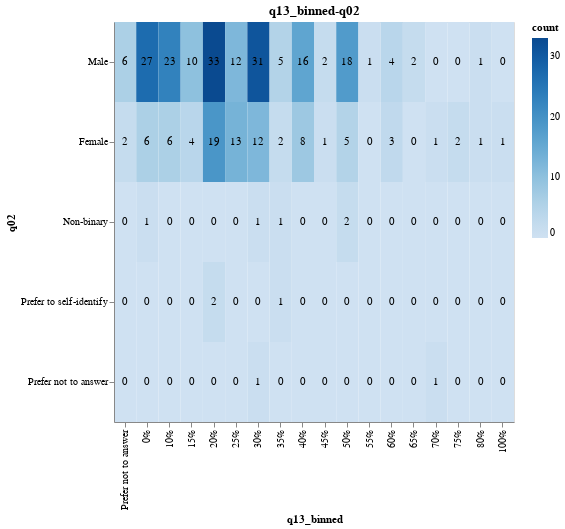
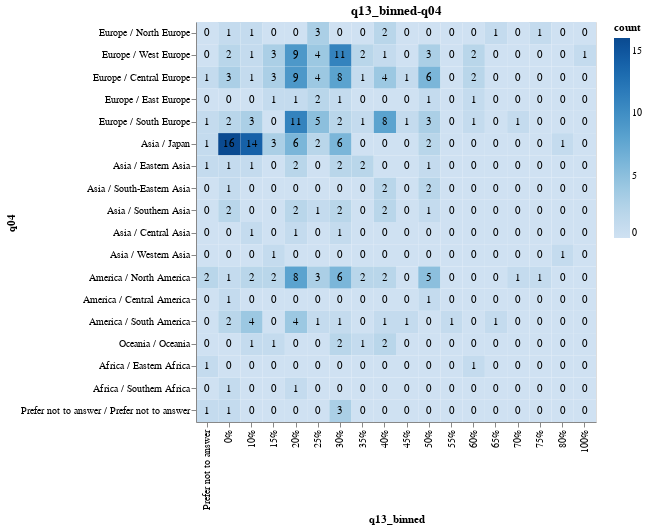
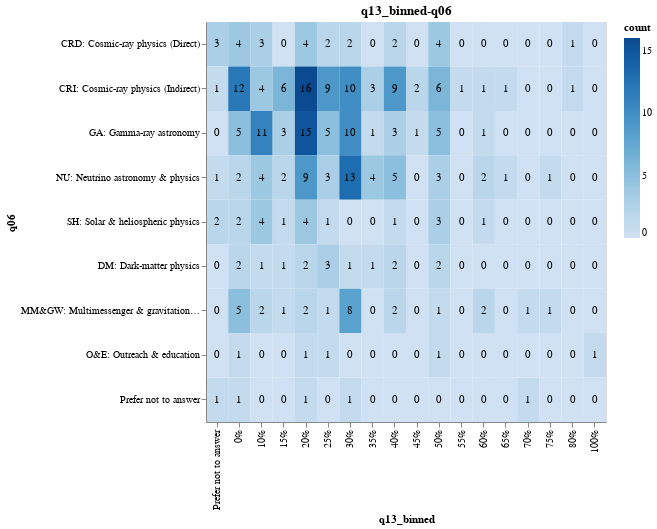
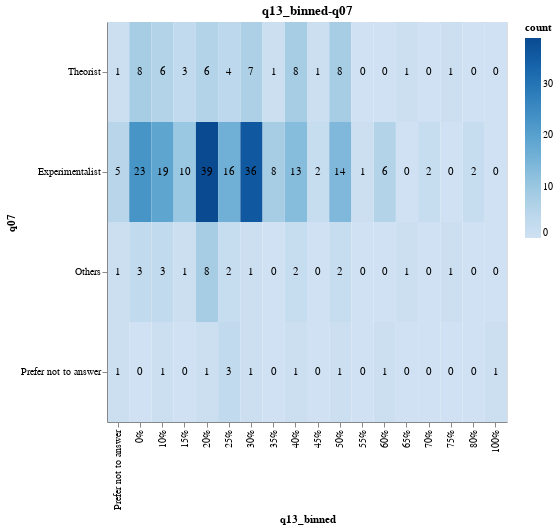

Notebook source saved alongside these figures, in order:
### Code cell
for name, hm in heatmaps.items():
    if name in list(p005.questions):
        hm.properties(
            title=name,
            width=400,
            height=400,
        ).display()

### Figure 1 — Vega-Lite specification as saved in the notebook (floating-point values rounded to 4 significant figures)
{"config": {"view": {"continuousWidth": 300, "continuousHeight": 300}}, "layer": [{"mark": {"type": "rect"}, "encoding": {"color": {"field": "count", "scale": {"scheme": "blues"}, "type": "quantitative"}, "x": {"field": "q13_binned", "sort": ["Prefer not to answer", "0%", "10%", "15%", "20%", "25%", "30%", "35%", "40%", "45%", "50%", "55%", "60%", "65%", "70%", "75%", "80%", "85%", "90%", "95%", "100%"], "type": "ordinal"}, "y": {"field": "q02", "sort": ["Male", "Female", "Non-binary", "Prefer to self-identify", "Prefer not to answer"], "type": "ordinal"}}}, {"mark": {"type": "text"}, "encoding": {"text": {"field": "count", "type": "quantitative"}, "x": {"field": "q13_binned", "sort": ["Prefer not to answer", "0%", "10%", "15%", "20%", "25%", "30%", "35%", "40%", "45%", "50%", "55%", "60%", "65%", "70%", "75%", "80%", "85%", "90%", "95%", "100%"], "type": "ordinal"}, "y": {"field": "q02", "sort": ["Male", "Female", "Non-binary", "Prefer to self-identify", "Prefer not to answer"], "type": "ordinal"}}}], "data": {"name": "data-a263cd4b11d043ee6b52a2e046af825b"}, "height": 400, "title": "q13_binned-q02", "width": 400, "$schema": "https://vega.github.io/schema/vega-lite/v5.8.0.json", "datasets": {"data-a263cd4b11d043ee6b52a2e046af825b": [{"q13_binned": "Prefer not to answer", "q02": "Male", "count": 6}, {"q13_binned": "0%", "q02": "Male", "count": 27}, {"q13_binned": "10%", "q02": "Male", "count": 23}, {"q13_binned": "15%", "q02": "Male", "count": 10}, {"q13_binned": "20%", "q02": "Male", "count": 33}, {"q13_binned": "25%", "q02": "Male", "count": 12}, {"q13_binned": "30%", "q02": "Male", "count": 31}, {"q13_binned": "35%", "q02": "Male", "count": 5}, {"q13_binned": "40%", "q02": "Male", "count": 16}, {"q13_binned": "45%", "q02": "Male", "count": 2}, {"q13_binned": "50%", "q02": "Male", "count": 18}, {"q13_binned": "55%", "q02": "Male", "count": 1}, {"q13_binned": "60%", "q02": "Male", "count": 4}, {"q13_binned": "65%", "q02": "Male", "count": 2}, {"q13_binned": "70%", "q02": "Male", "count": 0}, {"q13_binned": "75%", "q02": "Male", "count": 0}, {"q13_binned": "80%", "q02": "Male", "count": 1}, {"q13_binned": "100%", "q02": "Male", "count": 0}, {"q13_binned": "Prefer not to answer", "q02": "Female", "count": 2}, {"q13_binned": "0%", "q02": "Female", "count": 6}, {"q13_binned": "10%", "q02": "Female", "count": 6}, {"q13_binned": "15%", "q02": "Female", "count": 4}, {"q13_binned": "20%", "q02": "Female", "count": 19}, {"q13_binned": "25%", "q02": "Female", "count": 13}, {"q13_binned": "30%", "q02": "Female", "count": 12}, {"q13_binned": "35%", "q02": "Female", "count": 2}, {"q13_binned": "40%", "q02": "Female", "count": 8}, {"q13_binned": "45%", "q02": "Female", "count": 1}, {"q13_binned": "50%", "q02": "Female", "count": 5}, {"q13_binned": "55%", "q02": "Female", "count": 0}, {"q13_binned": "60%", "q02": "Female", "count": 3}, {"q13_binned": "65%", "q02": "Female", "count": 0}, {"q13_binned": "70%", "q02": "Female", "count": 1}, {"q13_binned": "75%", "q02": "Female", "count": 2}, {"q13_binned": "80%", "q02": "Female", "count": 1}, {"q13_binned": "100%", "q02": "Female", "count": 1}, {"q13_binned": "Prefer not to answer", "q02": "Non-binary", "count": 0}, {"q13_binned": "0%", "q02": "Non-binary", "count": 1}, {"q13_binned": "10%", "q02": "Non-binary", "count": 0}, {"q13_binned": "15%", "q02": "Non-binary", "count": 0}, {"q13_binned": "20%", "q02": "Non-binary", "count": 0}, {"q13_binned": "25%", "q02": "Non-binary", "count": 0}, {"q13_binned": "30%", "q02": "Non-binary", "count": 1}, {"q13_binned": "35%", "q02": "Non-binary", "count": 1}, {"q13_binned": "40%", "q02": "Non-binary", "count": 0}, {"q13_binned": "45%", "q02": "Non-binary", "count": 0}, {"q13_binned": "50%", "q02": "Non-binary", "count": 2}, {"q13_binned": "55%", "q02": "Non-binary", "count": 0}, {"q13_binned": "60%", "q02": "Non-binary", "count": 0}, {"q13_binned": "65%", "q02": "Non-binary", "count": 0}, {"q13_binned": "70%", "q02": "Non-binary", "count": 0}, {"q13_binned": "75%", "q02": "Non-binary", "count": 0}, {"q13_binned": "80%", "q02": "Non-binary", "count": 0}, {"q13_binned": "100%", "q02": "Non-binary", "count": 0}, {"q13_binned": "Prefer not to answer", "q02": "Prefer to self-identify", "count": 0}, {"q13_binned": "0%", "q02": "Prefer to self-identify", "count": 0}, {"q13_binned": "10%", "q02": "Prefer to self-identify", "count": 0}, {"q13_binned": "15%", "q02": "Prefer to self-identify", "count": 0}, {"q13_binned": "20%", "q02": "Prefer to self-identify", "count": 2}, {"q13_binned": "25%", "q02": "Prefer to self-identify", "count": 0}, {"q13_binned": "30%", "q02": "Prefer to self-identify", "count": 0}, {"q13_binned": "35%", "q02": "Prefer to self-identify", "count": 1}, {"q13_binned": "40%", "q02": "Prefer to self-identify", "count": 0}, {"q13_binned": "45%", "q02": "Prefer to self-identify", "count": 0}, {"q13_binned": "50%", "q02": "Prefer to self-identify", "count": 0}, {"q13_binned": "55%", "q02": "Prefer to self-identify", "count": 0}, {"q13_binned": "60%", "q02": "Prefer to self-identify", "count": 0}, {"q13_binned": "65%", "q02": "Prefer to self-identify", "count": 0}, {"q13_binned": "70%", "q02": "Prefer to self-identify", "count": 0}, {"q13_binned": "75%", "q02": "Prefer to self-identify", "count": 0}, {"q13_binned": "80%", "q02": "Prefer to self-identify", "count": 0}, {"q13_binned": "100%", "q02": "Prefer to self-identify", "count": 0}, {"q13_binned": "Prefer not to answer", "q02": "Prefer not to answer", "count": 0}, {"q13_binned": "0%", "q02": "Prefer not to answer", "count": 0}, {"q13_binned": "10%", "q02": "Prefer not to answer", "count": 0}, {"q13_binned": "15%", "q02": "Prefer not to answer", "count": 0}, {"q13_binned": "20%", "q02": "Prefer not to answer", "count": 0}, {"q13_binned": "25%", "q02": "Prefer not to answer", "count": 0}, {"q13_binned": "30%", "q02": "Prefer not to answer", "count": 1}, {"q13_binned": "35%", "q02": "Prefer not to answer", "count": 0}, {"q13_binned": "40%", "q02": "Prefer not to answer", "count": 0}, {"q13_binned": "45%", "q02": "Prefer not to answer", "count": 0}, {"q13_binned": "50%", "q02": "Prefer not to answer", "count": 0}, {"q13_binned": "55%", "q02": "Prefer not to answer", "count": 0}, {"q13_binned": "60%", "q02": "Prefer not to answer", "count": 0}, {"q13_binned": "65%", "q02": "Prefer not to answer", "count": 0}, {"q13_binned": "70%", "q02": "Prefer not to answer", "count": 1}, {"q13_binned": "75%", "q02": "Prefer not to answer", "count": 0}, {"q13_binned": "80%", "q02": "Prefer not to answer", "count": 0}, {"q13_binned": "100%", "q02": "Prefer not to answer", "count": 0}]}}

### Figure 2 — Vega-Lite specification as saved in the notebook (floating-point values rounded to 4 significant figures; data arrays with more than 128 entries replaced by an {"elided": "..."} marker saying what was removed)
{"config": {"view": {"continuousWidth": 300, "continuousHeight": 300}}, "layer": [{"mark": {"type": "rect"}, "encoding": {"color": {"field": "count", "scale": {"scheme": "blues"}, "type": "quantitative"}, "x": {"field": "q13_binned", "sort": ["Prefer not to answer", "0%", "10%", "15%", "20%", "25%", "30%", "35%", "40%", "45%", "50%", "55%", "60%", "65%", "70%", "75%", "80%", "85%", "90%", "95%", "100%"], "type": "ordinal"}, "y": {"field": "q04", "sort": ["Europe / North Europe", "Europe / West Europe", "Europe / Central Europe", "Europe / East Europe", "Europe / South Europe", "Asia / Japan", "Asia / Eastern Asia", "Asia / South-Eastern Asia", "Asia / Southern Asia", "Asia / Central Asia", "Asia / Western Asia", "America / North America", "America / Central America", "America / South America", "Oceania / Oceania", "Africa / Northern Africa", "Africa / Western Africa", "Africa / Middle Africa", "Africa / Eastern Africa", "Africa / Southern Africa", "Prefer not to answer / Prefer not to answer"], "type": "ordinal"}}}, {"mark": {"type": "text"}, "encoding": {"text": {"field": "count", "type": "quantitative"}, "x": {"field": "q13_binned", "sort": ["Prefer not to answer", "0%", "10%", "15%", "20%", "25%", "30%", "35%", "40%", "45%", "50%", "55%", "60%", "65%", "70%", "75%", "80%", "85%", "90%", "95%", "100%"], "type": "ordinal"}, "y": {"field": "q04", "sort": ["Europe / North Europe", "Europe / West Europe", "Europe / Central Europe", "Europe / East Europe", "Europe / South Europe", "Asia / Japan", "Asia / Eastern Asia", "Asia / South-Eastern Asia", "Asia / Southern Asia", "Asia / Central Asia", "Asia / Western Asia", "America / North America", "America / Central America", "America / South America", "Oceania / Oceania", "Africa / Northern Africa", "Africa / Western Africa", "Africa / Middle Africa", "Africa / Eastern Africa", "Africa / Southern Africa", "Prefer not to answer / Prefer not to answer"], "type": "ordinal"}}}], "data": {"name": "data-4e0ccb1a3eb9596020344011e94814e3"}, "height": 400, "title": "q13_binned-q04", "width": 400, "$schema": "https://vega.github.io/schema/vega-lite/v5.8.0.json", "datasets": {"data-4e0ccb1a3eb9596020344011e94814e3": {"elided": "324 records"}}}

### Figure 3 — Vega-Lite specification as saved in the notebook (floating-point values rounded to 4 significant figures; data arrays with more than 128 entries replaced by an {"elided": "..."} marker saying what was removed)
{"config": {"view": {"continuousWidth": 300, "continuousHeight": 300}}, "layer": [{"mark": {"type": "rect"}, "encoding": {"color": {"field": "count", "scale": {"scheme": "blues"}, "type": "quantitative"}, "x": {"field": "q13_binned", "sort": ["Prefer not to answer", "0%", "10%", "15%", "20%", "25%", "30%", "35%", "40%", "45%", "50%", "55%", "60%", "65%", "70%", "75%", "80%", "85%", "90%", "95%", "100%"], "type": "ordinal"}, "y": {"field": "q06", "sort": ["CRD: Cosmic-ray physics (Direct)", "CRI: Cosmic-ray physics (Indirect)", "GA: Gamma-ray astronomy", "NU: Neutrino astronomy & physics", "SH: Solar & heliospheric physics", "DM: Dark-matter physics", "MM&GW: Multimessenger & gravitational wave", "O&E: Outreach & education", "Prefer not to answer"], "type": "ordinal"}}}, {"mark": {"type": "text"}, "encoding": {"text": {"field": "count", "type": "quantitative"}, "x": {"field": "q13_binned", "sort": ["Prefer not to answer", "0%", "10%", "15%", "20%", "25%", "30%", "35%", "40%", "45%", "50%", "55%", "60%", "65%", "70%", "75%", "80%", "85%", "90%", "95%", "100%"], "type": "ordinal"}, "y": {"field": "q06", "sort": ["CRD: Cosmic-ray physics (Direct)", "CRI: Cosmic-ray physics (Indirect)", "GA: Gamma-ray astronomy", "NU: Neutrino astronomy & physics", "SH: Solar & heliospheric physics", "DM: Dark-matter physics", "MM&GW: Multimessenger & gravitational wave", "O&E: Outreach & education", "Prefer not to answer"], "type": "ordinal"}}}], "data": {"name": "data-bab742c7902f4c66e81b9928e169d575"}, "height": 400, "title": "q13_binned-q06", "width": 400, "$schema": "https://vega.github.io/schema/vega-lite/v5.8.0.json", "datasets": {"data-bab742c7902f4c66e81b9928e169d575": {"elided": "162 records"}}}

### Figure 4 — Vega-Lite specification as saved in the notebook (floating-point values rounded to 4 significant figures)
{"config": {"view": {"continuousWidth": 300, "continuousHeight": 300}}, "layer": [{"mark": {"type": "rect"}, "encoding": {"color": {"field": "count", "scale": {"scheme": "blues"}, "type": "quantitative"}, "x": {"field": "q13_binned", "sort": ["Prefer not to answer", "0%", "10%", "15%", "20%", "25%", "30%", "35%", "40%", "45%", "50%", "55%", "60%", "65%", "70%", "75%", "80%", "85%", "90%", "95%", "100%"], "type": "ordinal"}, "y": {"field": "q07", "sort": ["Theorist", "Experimentalist", "Others", "Prefer not to answer"], "type": "ordinal"}}}, {"mark": {"type": "text"}, "encoding": {"text": {"field": "count", "type": "quantitative"}, "x": {"field": "q13_binned", "sort": ["Prefer not to answer", "0%", "10%", "15%", "20%", "25%", "30%", "35%", "40%", "45%", "50%", "55%", "60%", "65%", "70%", "75%", "80%", "85%", "90%", "95%", "100%"], "type": "ordinal"}, "y": {"field": "q07", "sort": ["Theorist", "Experimentalist", "Others", "Prefer not to answer"], "type": "ordinal"}}}], "data": {"name": "data-58a278e860b161983bcddbe9a89fbc50"}, "height": 400, "title": "q13_binned-q07", "width": 400, "$schema": "https://vega.github.io/schema/vega-lite/v5.8.0.json", "datasets": {"data-58a278e860b161983bcddbe9a89fbc50": [{"q13_binned": "Prefer not to answer", "q07": "Theorist", "count": 1}, {"q13_binned": "0%", "q07": "Theorist", "count": 8}, {"q13_binned": "10%", "q07": "Theorist", "count": 6}, {"q13_binned": "15%", "q07": "Theorist", "count": 3}, {"q13_binned": "20%", "q07": "Theorist", "count": 6}, {"q13_binned": "25%", "q07": "Theorist", "count": 4}, {"q13_binned": "30%", "q07": "Theorist", "count": 7}, {"q13_binned": "35%", "q07": "Theorist", "count": 1}, {"q13_binned": "40%", "q07": "Theorist", "count": 8}, {"q13_binned": "45%", "q07": "Theorist", "count": 1}, {"q13_binned": "50%", "q07": "Theorist", "count": 8}, {"q13_binned": "55%", "q07": "Theorist", "count": 0}, {"q13_binned": "60%", "q07": "Theorist", "count": 0}, {"q13_binned": "65%", "q07": "Theorist", "count": 1}, {"q13_binned": "70%", "q07": "Theorist", "count": 0}, {"q13_binned": "75%", "q07": "Theorist", "count": 1}, {"q13_binned": "80%", "q07": "Theorist", "count": 0}, {"q13_binned": "100%", "q07": "Theorist", "count": 0}, {"q13_binned": "Prefer not to answer", "q07": "Experimentalist", "count": 5}, {"q13_binned": "0%", "q07": "Experimentalist", "count": 23}, {"q13_binned": "10%", "q07": "Experimentalist", "count": 19}, {"q13_binned": "15%", "q07": "Experimentalist", "count": 10}, {"q13_binned": "20%", "q07": "Experimentalist", "count": 39}, {"q13_binned": "25%", "q07": "Experimentalist", "count": 16}, {"q13_binned": "30%", "q07": "Experimentalist", "count": 36}, {"q13_binned": "35%", "q07": "Experimentalist", "count": 8}, {"q13_binned": "40%", "q07": "Experimentalist", "count": 13}, {"q13_binned": "45%", "q07": "Experimentalist", "count": 2}, {"q13_binned": "50%", "q07": "Experimentalist", "count": 14}, {"q13_binned": "55%", "q07": "Experimentalist", "count": 1}, {"q13_binned": "60%", "q07": "Experimentalist", "count": 6}, {"q13_binned": "65%", "q07": "Experimentalist", "count": 0}, {"q13_binned": "70%", "q07": "Experimentalist", "count": 2}, {"q13_binned": "75%", "q07": "Experimentalist", "count": 0}, {"q13_binned": "80%", "q07": "Experimentalist", "count": 2}, {"q13_binned": "100%", "q07": "Experimentalist", "count": 0}, {"q13_binned": "Prefer not to answer", "q07": "Others", "count": 1}, {"q13_binned": "0%", "q07": "Others", "count": 3}, {"q13_binned": "10%", "q07": "Others", "count": 3}, {"q13_binned": "15%", "q07": "Others", "count": 1}, {"q13_binned": "20%", "q07": "Others", "count": 8}, {"q13_binned": "25%", "q07": "Others", "count": 2}, {"q13_binned": "30%", "q07": "Others", "count": 1}, {"q13_binned": "35%", "q07": "Others", "count": 0}, {"q13_binned": "40%", "q07": "Others", "count": 2}, {"q13_binned": "45%", "q07": "Others", "count": 0}, {"q13_binned": "50%", "q07": "Others", "count": 2}, {"q13_binned": "55%", "q07": "Others", "count": 0}, {"q13_binned": "60%", "q07": "Others", "count": 0}, {"q13_binned": "65%", "q07": "Others", "count": 1}, {"q13_binned": "70%", "q07": "Others", "count": 0}, {"q13_binned": "75%", "q07": "Others", "count": 1}, {"q13_binned": "80%", "q07": "Others", "count": 0}, {"q13_binned": "100%", "q07": "Others", "count": 0}, {"q13_binned": "Prefer not to answer", "q07": "Prefer not to answer", "count": 1}, {"q13_binned": "0%", "q07": "Prefer not to answer", "count": 0}, {"q13_binned": "10%", "q07": "Prefer not to answer", "count": 1}, {"q13_binned": "15%", "q07": "Prefer not to answer", "count": 0}, {"q13_binned": "20%", "q07": "Prefer not to answer", "count": 1}, {"q13_binned": "25%", "q07": "Prefer not to answer", "count": 3}, {"q13_binned": "30%", "q07": "Prefer not to answer", "count": 1}, {"q13_binned": "35%", "q07": "Prefer not to answer", "count": 0}, {"q13_binned": "40%", "q07": "Prefer not to answer", "count": 1}, {"q13_binned": "45%", "q07": "Prefer not to answer", "count": 0}, {"q13_binned": "50%", "q07": "Prefer not to answer", "count": 1}, {"q13_binned": "55%", "q07": "Prefer not to answer", "count": 0}, {"q13_binned": "60%", "q07": "Prefer not to answer", "count": 1}, {"q13_binned": "65%", "q07": "Prefer not to answer", "count": 0}, {"q13_binned": "70%", "q07": "Prefer not to answer", "count": 0}, {"q13_binned": "75%", "q07": "Prefer not to answer", "count": 0}, {"q13_binned": "80%", "q07": "Prefer not to answer", "count": 0}, {"q13_binned": "100%", "q07": "Prefer not to answer", "count": 1}]}}
